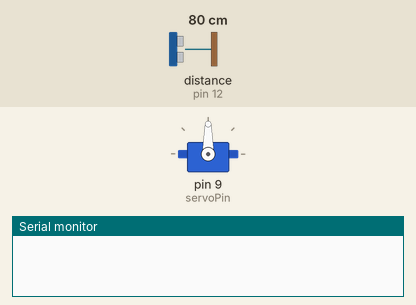
Recording of a sketch running on a simulated Arduino Uno, built with avr-gcc and run on an emulated ATmega328P. Shown: servo, the last lines printed to the serial monitor. Wiring (inferred from the names in the program): ultrasonic range finder: trigger pin 11; echo pin 12. Inputs (shaded band) come from the test bench; at power-on: distance to the obstacle (sensor on pin 12) 80 cm. The echo pulse lasts 58.3 µs per cm.

Above: at 0.05 s.
At 1.35 s:
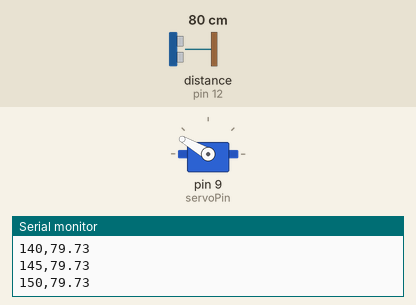
At 2.7 s:
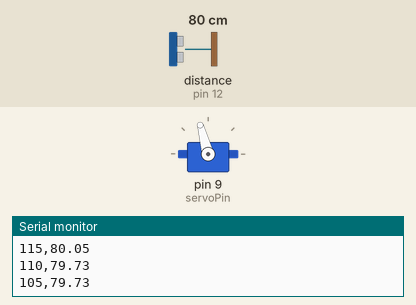
At 5.5 s:
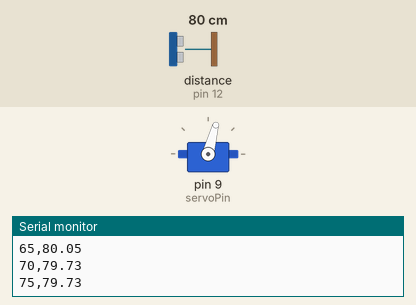
Timing chart, 0 to 7.3 s (numbered marks = the images above):
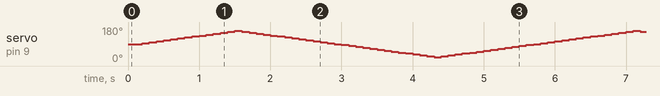

The sketch:

ultrasonic_radar.ino
```cpp
#include <Servo.h>
// -- Pin Definitions --
int servoPin = 9;
int echoPin = 12;
int trigPin = 11;
// -- Movement and Timing Setup --
Servo myServo;
int servoPos = 90;
int sweepDir = 1;
unsigned long currentTime;
unsigned long lastMove = 0;
unsigned long delayTime = 100;


void setup() {

  myServo.attach(servoPin);
  pinMode(echoPin,INPUT);
  pinMode(trigPin,OUTPUT);
  Serial.begin(115200);
  // Starting Position
  myServo.write(servoPos);

}


void loop() {

  currentTime = millis();

  // Start the process every 100 miliseconds
  if (currentTime - lastMove >= delayTime) {
    lastMove = currentTime;

    myServo.write(servoPos);

    float distance = get_distance();

    // Print the measurement values to the Serial Monitor
    Serial.print(servoPos);
    Serial.print(",");
    Serial.println(distance);

    // Change the direction at the limit angle
    servoPos += sweepDir * 5;
    if (servoPos >= 160 || servoPos <= 20) {
      sweepDir = sweepDir * -1;
    }
  }


}
// Distance Measurement
float get_distance() {

  digitalWrite(trigPin,LOW);
  delayMicroseconds(2);
  digitalWrite(trigPin,HIGH);
  delayMicroseconds(10);
  digitalWrite(trigPin,LOW);

  long ping = pulseIn(echoPin,HIGH);

  float distance = (ping/2.)*0.03432;
  // if out of range, set the distance to 400 cm
  return (distance==0) ? 400 : distance;

}
```
